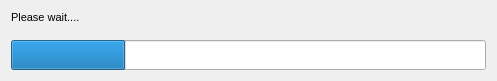
<?xml version="1.0" encoding="UTF-8"?>
<ui version="4.0">
 <class>ProgressBar</class>
 <widget class="QWidget" name="ProgressBar">
  <property name="geometry">
   <rect>
    <x>0</x>
    <y>0</y>
    <width>497</width>
    <height>92</height>
   </rect>
  </property>
  <property name="sizePolicy">
   <sizepolicy hsizetype="Fixed" vsizetype="Fixed">
    <horstretch>0</horstretch>
    <verstretch>0</verstretch>
   </sizepolicy>
  </property>
  <property name="windowTitle">
   <string>Progress</string>
  </property>
  <layout class="QVBoxLayout" name="verticalLayout">
   <property name="sizeConstraint">
    <enum>QLayout::SetFixedSize</enum>
   </property>
   <item>
    <widget class="QLabel" name="label">
     <property name="sizePolicy">
      <sizepolicy hsizetype="Fixed" vsizetype="Fixed">
       <horstretch>0</horstretch>
       <verstretch>0</verstretch>
      </sizepolicy>
     </property>
     <property name="minimumSize">
      <size>
       <width>475</width>
       <height>0</height>
      </size>
     </property>
     <property name="font">
      <font>
       <pointsize>8</pointsize>
      </font>
     </property>
     <property name="text">
      <string>Please wait....</string>
     </property>
    </widget>
   </item>
   <item>
    <spacer name="verticalSpacer">
     <property name="orientation">
      <enum>Qt::Vertical</enum>
     </property>
     <property name="sizeType">
      <enum>QSizePolicy::Fixed</enum>
     </property>
     <property name="sizeHint" stdset="0">
      <size>
       <width>20</width>
       <height>10</height>
      </size>
     </property>
    </spacer>
   </item>
   <item>
    <widget class="QProgressBar" name="progressBar">
     <property name="sizePolicy">
      <sizepolicy hsizetype="Expanding" vsizetype="Fixed">
       <horstretch>0</horstretch>
       <verstretch>0</verstretch>
      </sizepolicy>
     </property>
     <property name="minimumSize">
      <size>
       <width>0</width>
       <height>30</height>
      </size>
     </property>
     <property name="value">
      <number>24</number>
     </property>
     <property name="textVisible">
      <bool>false</bool>
     </property>
    </widget>
   </item>
  </layout>
 </widget>
 <resources/>
 <connections/>
</ui>
